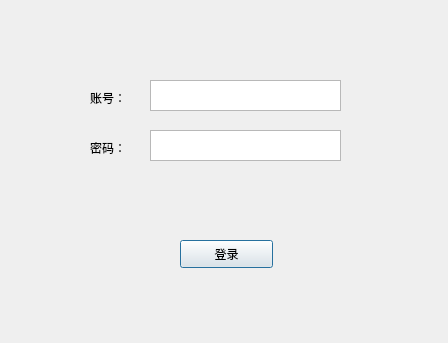
<?xml version="1.0" encoding="UTF-8"?>
<ui version="4.0">
 <class>Dialog</class>
 <widget class="QDialog" name="Dialog">
  <property name="geometry">
   <rect>
    <x>0</x>
    <y>0</y>
    <width>448</width>
    <height>343</height>
   </rect>
  </property>
  <property name="windowTitle">
   <string>登录</string>
  </property>
  <widget class="QPushButton" name="Button_SignUp">
   <property name="geometry">
    <rect>
     <x>180</x>
     <y>240</y>
     <width>93</width>
     <height>28</height>
    </rect>
   </property>
   <property name="text">
    <string>登录</string>
   </property>
  </widget>
  <widget class="QLabel" name="Label_Tip">
   <property name="geometry">
    <rect>
     <x>100</x>
     <y>185</y>
     <width>261</width>
     <height>21</height>
    </rect>
   </property>
   <property name="text">
    <string/>
   </property>
  </widget>
  <widget class="QLabel" name="Lable_Account">
   <property name="geometry">
    <rect>
     <x>90</x>
     <y>90</y>
     <width>72</width>
     <height>15</height>
    </rect>
   </property>
   <property name="text">
    <string>账号：</string>
   </property>
  </widget>
  <widget class="QLabel" name="Lable_Password">
   <property name="geometry">
    <rect>
     <x>90</x>
     <y>140</y>
     <width>72</width>
     <height>15</height>
    </rect>
   </property>
   <property name="text">
    <string>密码：</string>
   </property>
  </widget>
  <widget class="QTextEdit" name="Text_Account">
   <property name="geometry">
    <rect>
     <x>150</x>
     <y>80</y>
     <width>191</width>
     <height>31</height>
    </rect>
   </property>
  </widget>
  <widget class="QTextEdit" name="Text_Password">
   <property name="geometry">
    <rect>
     <x>150</x>
     <y>130</y>
     <width>191</width>
     <height>31</height>
    </rect>
   </property>
  </widget>
 </widget>
 <resources/>
 <connections/>
</ui>
